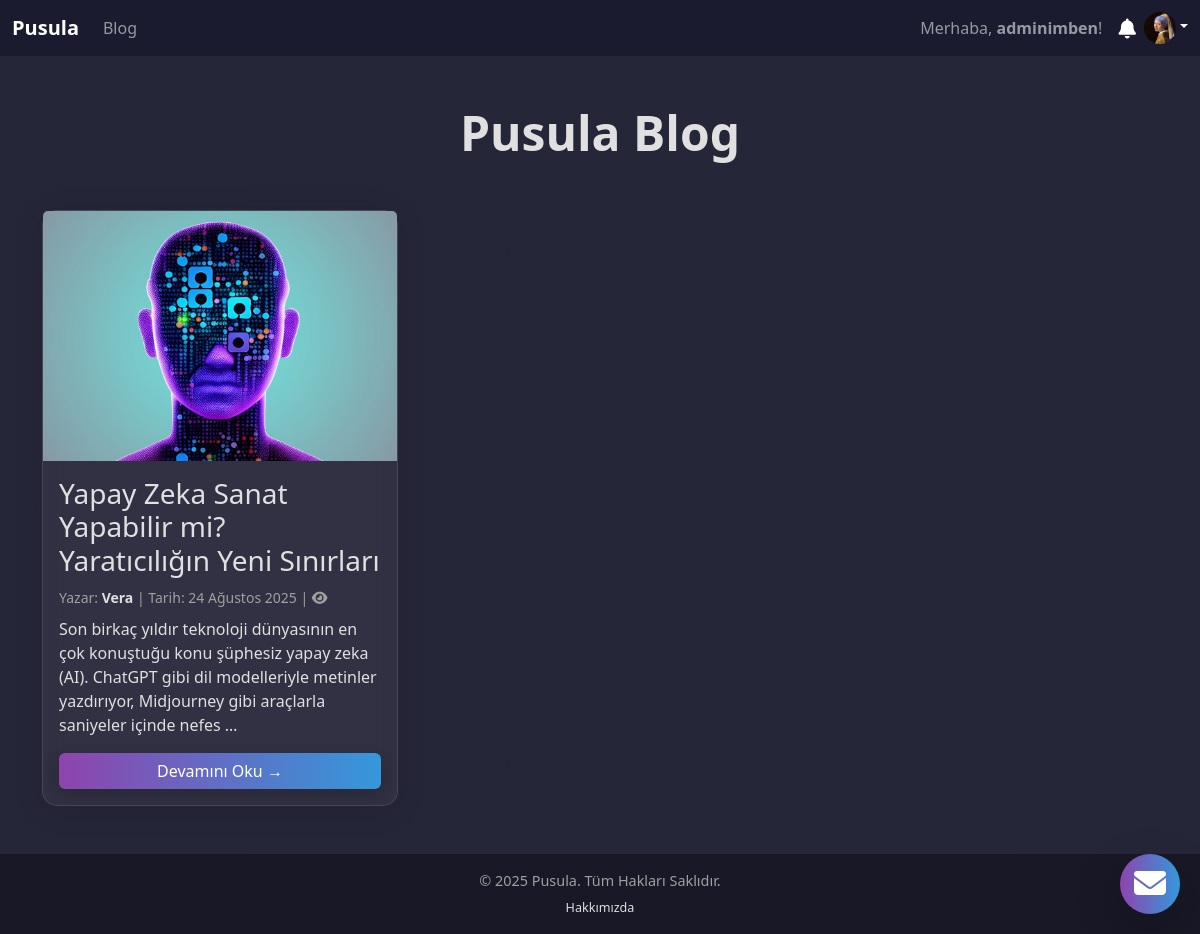
Screenshot of /blog/ (signed in) with the database file from the repository.
### forum/models.py (models this page shows, shortened)
class Profil(models.Model):
    user = models.OneToOneField(User, on_delete=models.CASCADE)
    gorunen_ad = models.CharField(max_length=100, blank=True, verbose_name="Görünen Ad")
    foto = models.ImageField(upload_to='profil_fotolari/', null=True, blank=True)
    son_sifre_degistirme = models.DateTimeField(null=True, blank=True)

### blog/models.py (models this page shows, shortened)
class Makale(models.Model):
    class Durum(models.TextChoices):
        TASLAK = 'TSL', 'Taslak'
        YAYINLANDI = 'YAY', 'Yayınlandı'
    baslik = models.CharField(max_length=200)
    icerik = models.TextField()
    yazar = models.ForeignKey(User, on_delete=models.CASCADE)
    kategori = models.ForeignKey(Kategori, on_delete=models.SET_NULL, null=True, blank=True)
    olusturma_tarihi = models.DateTimeField(auto_now_add=True)
    guncelleme_tarihi = models.DateTimeField(auto_now=True)
    one_cikan_gorsel = models.ImageField(upload_to='blog_gorselleri/', null=True, blank=True, help_text="Makalenin en üstünde görünecek fotoğraf.")
    durum = models.CharField(max_length=3, choices=Durum.choices, default=Durum.TASLAK)
    goruntulenme_sayisi = models.IntegerField(default=0)
    begenenler = models.ManyToManyField(User, related_name='begenilen_makaleler', blank=True)
    class Meta:
        ordering = ['-olusturma_tarihi']
    def get_absolute_url(self):
        return reverse('blog:makale_detay', kwargs={'pk': self.pk})

### blog/views.py (the view)
# urls.py: path('', MakaleListView.as_view(), name='blog_anasayfa'),
class MakaleListView(ListView):
    model = Makale
    template_name = 'blog/makale_list.html'
    context_object_name = 'makaleler'
    paginate_by = 5
    def get_queryset(self):
        return Makale.objects.filter(durum=Makale.Durum.YAYINLANDI).select_related('yazar', 'kategori')
    def get_context_data(self, **kwargs):
        context = super().get_context_data(**kwargs)
        if self.request.user.is_authenticated:
            context['is_onayli_yazar'] = self.request.user.groups.filter(name='Onaylı Yazarlar').exists()
        else: context['is_onayli_yazar'] = False
        return context

### forum/context_processors.py (called while the page is built)
def notifications_processor(request):
    if request.user.is_authenticated:
        okunmamis_bildirimler = Bildirim.objects.filter(kullanici=request.user, okundu=False)
        return {'okunmamis_bildirimler': okunmamis_bildirimler}
    return {}

### forum/templates/blog/makale_list.html (shortened to what this page needs)
{% extends "forum/base.html" %}
{% load forum_tags %}
{% block content %}
<div class="container py-5">
    <div class="text-center mb-5">
        <h1 class="display-5 fw-bold">Pusula Blog</h1>
    </div>
    <div class="row g-4">
    {% for makale in makaleler %}
         <div class="col-lg-4 col-md-6">
            <div class="card h-100">
                {% if makale.one_cikan_gorsel %}
                    <a href="{{ makale.get_absolute_url }}">
                        <img src="{{ makale.one_cikan_gorsel.url }}" class="card-img-top" style="height: 250px; object-fit: cover;" alt="{{ makale.baslik }}">
                    </a>
                {% endif %}
                <div class="card-body d-flex flex-column">
                    <h3 class="card-title">
                        <a href="{{ makale.get_absolute_url }}" class="konu-basligi-linki">{{ makale.baslik }}</a>
                    </h3>
                    <p class="text-muted mb-2">
                        <small>
    Yazar: <a href="{% url 'forum:profil' makale.yazar.username %}" class="profil-linki">{{ makale.yazar.profil.gorunen_ad|default:makale.yazar.username }}</a> |
    Tarih: {{ makale.olusturma_tarihi|date:"d F Y" }} |
    <i class="fas fa-eye"></i> {{ makale.gorunenme_sayisi }}
</small>
                    </p>
                    <p class="card-text flex-grow-1">{{ makale.icerik|striptags|truncatewords:25 }}</p>
                    <a href="{{ makale.get_absolute_url }}" class="btn btn-primary mt-auto">Devamını Oku →</a>
                </div>
            </div>
        </div>
    {% empty %}
        <div class="col-12">
            <div class="card p-5 text-center"><p class="mb-0">Henüz yayınlanmış bir makale bulunmuyor.</p></div>
        </div>
    {% endfor %}
    </div>
</div>
{% endblock %}

### forum/templates/forum/base.html (shortened to what this page needs)
{% load static %}
{% load forum_tags %}
<!DOCTYPE html>
<html lang="tr">
<head>
    <link href="https://cdn.jsdelivr.net/npm/bootstrap@5.3.3/dist/css/bootstrap.min.css" rel="stylesheet">
    <link rel="stylesheet" href="https://cdnjs.cloudflare.com/ajax/libs/font-awesome/6.5.2/css/all.min.css">
</head>
<body class="d-flex flex-column min-vh-100" {% if messages %}{% for message in messages %}{% if message.message == 'hosgeldin_karti_goster' %}data-show-welcome-modal="true"{% endif %}{% endfor %}{% endif %}>
    <nav class="navbar navbar-expand-lg navbar-dark bg-dark sticky-top">
        <div class="container-fluid">
            <a class="navbar-brand" href="{% url 'forum:anasayfa' %}"><strong>Pusula</strong></a>
            <ul class="navbar-nav"><li class="nav-item"><a class="nav-link" href="{% url 'blog:blog_anasayfa' %}">Blog</a></li></ul>
            <div class="d-flex align-items-center">
                {% if user.is_authenticated %}
                    <span class="navbar-text me-3 d-none d-lg-block">Merhaba, <strong>{{ user.username }}</strong>!</span>
                    <div class="dropdown me-2">
                        <a href="#" class="nav-link text-white" id="notificationsDropdown" role="button" data-bs-toggle="dropdown" aria-expanded="false" title="Bildirimler"><i class="fas fa-bell fa-lg"></i></a>
                    </div>
                    <div class="dropdown">
                        <a href="#" class="nav-link text-white dropdown-toggle" id="profileDropdown" role="button" data-bs-toggle="dropdown" aria-expanded="false" title="Profilim ve Ayarlar"><img src="{% if user.profil and user.profil.foto %}{{ user.profil.foto.url }}{% else %}{% gravatar_url user.email 32 %}{% endif %}" alt="{{ user.username }}" class="avatar avatar-xs"></a>
                    </div>
                {% else %}
                    <a class="nav-link me-2" href="{% url 'forum:login' %}"><i class="fas fa-sign-in-alt"></i> Giriş Yap</a>
                    <a class="btn btn-primary" href="{% url 'forum:kayit_ol' %}"><i class="fas fa-user-plus"></i> Kayıt Ol</a>
                {% endif %}
            </div>
        </div>
    </nav>
    <main class="flex-grow-1">
        {% block content %}{% endblock %}
    </main>
    <footer class="footer mt-auto py-3" style="background-color: rgba(10, 10, 20, 0.5);">
        <div class="container text-center"><p class="mb-1 text-muted">© {% now "Y" %} Pusula. Tüm Hakları Saklıdır.</p><small><a href="{% url 'forum:hakkimizda' %}" class="mx-2">Hakkımızda</a></small></div>
    </footer>
<div class="dropup floating-contact-btn">
    <button class="btn btn-primary rounded-circle shadow-lg" type="button" data-bs-toggle="dropdown" aria-expanded="false" style="width: 60px; height: 60px;">
        <i class="fas fa-envelope fa-2x"></i>
    </button>
</div>
</body>
</html>

### forum/templates/forum/base.html (style rules this page uses)
:root { --primary-color: #8e44ad; --secondary-color: #3498db; --dark-bg: #1a1a2e; --light-text: #e0e0e0; --muted-text-color: #a0a0a0; --card-bg: rgba(255, 255, 255, 0.05); }
body { background-image: linear-gradient(rgba(26, 26, 46, 0.95), rgba(26, 26, 46, 0.95)), url('https://images.unsplash.com/photo-1522202176988-66273c2fd55f?q=80&w=2071&auto=format&fit=crop'); background-attachment: fixed; background-size: cover; color: var(--light-text); font-family: 'Segoe UI', Tahoma, Geneva, Verdana, sans-serif; }
main { position: relative; z-index: 1; }
.card, .list-group-item, .dropdown-menu, .modal-content { background: var(--card-bg) !important; border-radius: 15px !important; border: 1px solid rgba(255, 255, 255, 0.1) !important; backdrop-filter: blur(10px); -webkit-backdrop-filter: blur(10px); box-shadow: 0 4px 30px rgba(0, 0, 0, 0.1) !important; color: var(--light-text); }
.btn-primary, .badge.bg-primary { background-image: linear-gradient(to right, var(--primary-color), var(--secondary-color)); border: none; transition: transform 0.2s ease; box-shadow: 0 4px 15px rgba(0, 0, 0, 0.2); }
a, a.profil-linki:hover { color: var(--secondary-color); text-decoration: none; }
a.profil-linki { color: var(--light-text); font-weight: bold; }
a.konu-basligi-linki { color: var(--light-text); text-decoration: none; }
.navbar.bg-dark { background: rgba(26, 26, 46, 0.8) !important; backdrop-filter: blur(10px); }
.list-group-item small, .text-muted { color: var(--muted-text-color) !important; }
.navbar-brand, .navbar-brand:hover { text-decoration: none; }
.navbar-brand strong { color: #fff; transition: all 0.4s ease; text-shadow: none; }
.avatar { object-fit: cover; border-radius: 50%; }
.avatar-xs { width: 32px !important; height: 32px !important; }
.footer { background-color: rgba(10, 10, 20, 0.5); padding: 2rem 0; color: var(--muted-text-color); font-size: 0.9em; }
.footer a { color: var(--light-text); }
.floating-contact-btn { position: fixed; bottom: 20px; right: 20px; z-index: 1050; }

### rows the page displays
Makale: one_cikan_gorsel (picture), baslik "Yapay Zeka Sanat Yapabilir mi? Yaratıcılığın Yeni Sınırları", yazar.profil.gorunen_ad "Vera", olusturma_tarihi "24 Ağustos 2025", icerik "Son birkaç yıldır teknoloji dünyasının en çok konuştuğu konu şüphesiz yapay zeka (AI). ChatGPT gibi dil modelleriyle metinler yazdırıyor, Midjourney gibi araçlarla saniyeler içinde nefes …"

### other values shown
{{ user.username }} "adminimben"
